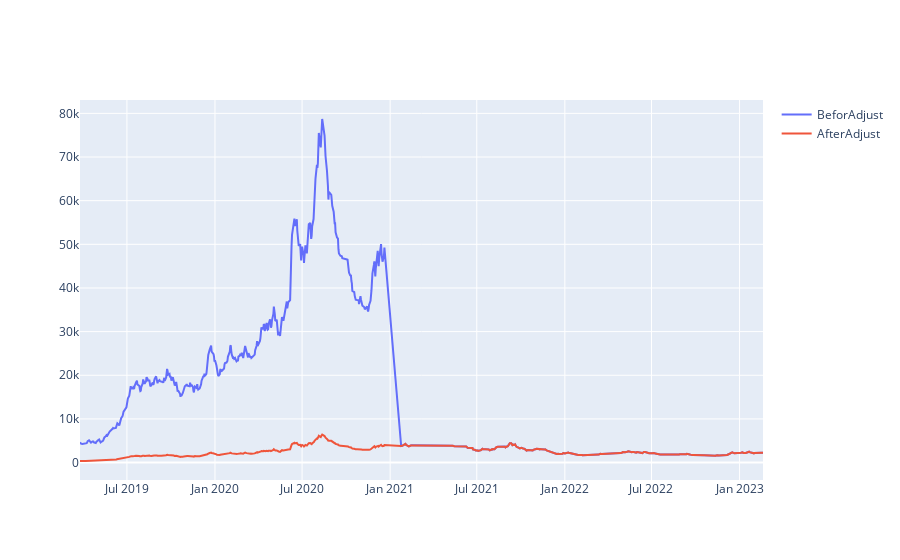

Notebook source saved alongside this figure:
### Code cell
import plotly.express as px 
import plotly.graph_objects as go
from plotly.subplots import make_subplots
fig = go.Figure()
fig.add_trace(go.Scatter(x=PriceFilter['date'], y=PriceFilter['adjClose'],name="BeforAdjust"))
fig.add_trace(go.Scatter(x=PriceFilter['date'], y=PriceFilter['AdjustedPrice'], name="AfterAdjust"))

### Figure 1 — Plotly figure (JSON) as saved in the notebook; plotly's stock layout.template omitted (floating-point values rounded to 4 significant figures; data arrays with more than 128 entries replaced by an {"elided": "..."} marker saying what was removed)
{"data": [{"name": "BeforAdjust", "type": "scatter", "x": {"elided": "888 str values"}, "y": {"elided": "888 int values"}}, {"name": "AfterAdjust", "type": "scatter", "x": {"elided": "888 str values"}, "y": {"elided": "888 float values"}}], "layout": {}}
